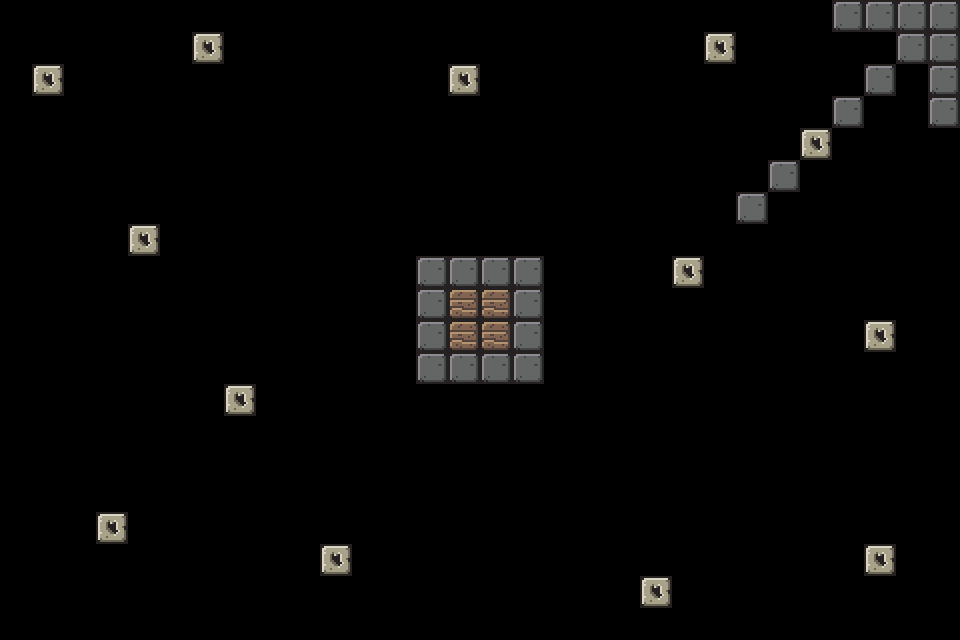

This game map was drawn from its Tiled (.tmx) file and the tilesets committed beside it. A one-line description and the full map source follow:
An orthogonal 30x20 tile map with 32x32 px tiles, 4 tile layers (Background, Platform, Snare, Target).

<map version="1.2" tiledversion="1.2.3" orientation="orthogonal" renderorder="left-down" width="30" height="20" tilewidth="32" tileheight="32" infinite="0" nextlayerid="7" nextobjectid="1">
 <tileset firstgid="1" source="testPlatform.tsx" />
 <layer id="1" name="Background" width="30" height="20">
  <data encoding="csv">
0,0,0,0,0,0,0,0,0,0,0,0,0,0,0,0,0,0,0,0,0,0,0,0,0,0,29,29,29,29,
0,0,0,0,0,0,0,0,0,0,0,0,0,0,0,0,0,0,0,0,0,0,0,0,0,0,0,0,29,29,
0,0,0,0,0,0,0,0,0,0,0,0,0,0,0,0,0,0,0,0,0,0,0,0,0,0,0,29,0,29,
0,0,0,0,0,0,0,0,0,0,0,0,0,0,0,0,0,0,0,0,0,0,0,0,0,0,29,0,0,29,
0,0,0,0,0,0,0,0,0,0,0,0,0,0,0,0,0,0,0,0,0,0,0,0,0,29,0,0,0,0,
0,0,0,0,0,0,0,0,0,0,0,0,0,0,0,0,0,0,0,0,0,0,0,0,29,0,0,0,0,0,
0,0,0,0,0,0,0,0,0,0,0,0,0,0,0,0,0,0,0,0,0,0,0,29,0,0,0,0,0,0,
0,0,0,0,0,0,0,0,0,0,0,0,0,0,0,0,0,0,0,0,0,0,0,0,0,0,0,0,0,0,
0,0,0,0,0,0,0,0,0,0,0,0,0,0,0,0,0,0,0,0,0,0,0,0,0,0,0,0,0,0,
0,0,0,0,0,0,0,0,0,0,0,0,0,0,26,26,0,0,0,0,0,0,0,0,0,0,0,0,0,0,
0,0,0,0,0,0,0,0,0,0,0,0,0,0,26,26,0,0,0,0,0,0,0,0,0,0,0,0,0,0,
0,0,0,0,0,0,0,0,0,0,0,0,0,0,0,0,0,0,0,0,0,0,0,0,0,0,0,0,0,0,
0,0,0,0,0,0,0,0,0,0,0,0,0,0,0,0,0,0,0,0,0,0,0,0,0,0,0,0,0,0,
0,0,0,0,0,0,0,0,0,0,0,0,0,0,0,0,0,0,0,0,0,0,0,0,0,0,0,0,0,0,
0,0,0,0,0,0,0,0,0,0,0,0,0,0,0,0,0,0,0,0,0,0,0,0,0,0,0,0,0,0,
0,0,0,0,0,0,0,0,0,0,0,0,0,0,0,0,0,0,0,0,0,0,0,0,0,0,0,0,0,0,
0,0,0,0,0,0,0,0,0,0,0,0,0,0,0,0,0,0,0,0,0,0,0,0,0,0,0,0,0,0,
0,0,0,0,0,0,0,0,0,0,0,0,0,0,0,0,0,0,0,0,0,0,0,0,0,0,0,0,0,0,
0,0,0,0,0,0,0,0,0,0,0,0,0,0,0,0,0,0,0,0,0,0,0,0,0,0,0,0,0,0,
0,0,0,0,0,0,0,0,0,0,0,0,0,0,0,0,0,0,0,0,0,0,0,0,0,0,0,0,0,0
</data>
 </layer>
 <layer id="2" name="Platform" width="30" height="20">
  <data encoding="csv">
0,0,0,0,0,0,0,0,0,0,0,0,0,0,0,0,0,0,0,0,0,0,0,0,0,0,0,0,0,0,
0,0,0,0,0,0,0,0,0,0,0,0,0,0,0,0,0,0,0,0,0,0,0,0,0,0,0,0,0,0,
0,0,0,0,0,0,0,0,0,0,0,0,0,0,0,0,0,0,0,0,0,0,0,0,0,0,0,0,0,0,
0,0,0,0,0,0,0,0,0,0,0,0,0,0,0,0,0,0,0,0,0,0,0,0,0,0,0,0,0,0,
0,0,0,0,0,0,0,0,0,0,0,0,0,0,0,0,0,0,0,0,0,0,0,0,0,0,0,0,0,0,
0,0,0,0,0,0,0,0,0,0,0,0,0,0,0,0,0,0,0,0,0,0,0,0,0,0,0,0,0,0,
0,0,0,0,0,0,0,0,0,0,0,0,0,0,0,0,0,0,0,0,0,0,0,0,0,0,0,0,0,0,
0,0,0,0,0,0,0,0,0,0,0,0,0,0,0,0,0,0,0,0,0,0,0,0,0,0,0,0,0,0,
0,0,0,0,0,0,0,0,0,0,0,0,0,29,29,29,29,0,0,0,0,0,0,0,0,0,0,0,0,0,
0,0,0,0,0,0,0,0,0,0,0,0,0,29,0,0,29,0,0,0,0,0,0,0,0,0,0,0,0,0,
0,0,0,0,0,0,0,0,0,0,0,0,0,29,0,0,29,0,0,0,0,0,0,0,0,0,0,0,0,0,
0,0,0,0,0,0,0,0,0,0,0,0,0,29,29,29,29,0,0,0,0,0,0,0,0,0,0,0,0,0,
0,0,0,0,0,0,0,0,0,0,0,0,0,0,0,0,0,0,0,0,0,0,0,0,0,0,0,0,0,0,
0,0,0,0,0,0,0,0,0,0,0,0,0,0,0,0,0,0,0,0,0,0,0,0,0,0,0,0,0,0,
0,0,0,0,0,0,0,0,0,0,0,0,0,0,0,0,0,0,0,0,0,0,0,0,0,0,0,0,0,0,
0,0,0,0,0,0,0,0,0,0,0,0,0,0,0,0,0,0,0,0,0,0,0,0,0,0,0,0,0,0,
0,0,0,0,0,0,0,0,0,0,0,0,0,0,0,0,0,0,0,0,0,0,0,0,0,0,0,0,0,0,
0,0,0,0,0,0,0,0,0,0,0,0,0,0,0,0,0,0,0,0,0,0,0,0,0,0,0,0,0,0,
0,0,0,0,0,0,0,0,0,0,0,0,0,0,0,0,0,0,0,0,0,0,0,0,0,0,0,0,0,0,
0,0,0,0,0,0,0,0,0,0,0,0,0,0,0,0,0,0,0,0,0,0,0,0,0,0,0,0,0,0
</data>
 </layer>
 <layer id="4" name="Snare" width="30" height="20">
  <data encoding="csv">
0,0,0,0,0,0,0,0,0,0,0,0,0,0,0,0,0,0,0,0,0,0,0,0,0,0,0,0,0,0,
0,0,0,0,0,0,3,0,0,0,0,0,0,0,0,0,0,0,0,0,0,0,3,0,0,0,0,0,0,0,
0,3,0,0,0,0,0,0,0,0,0,0,0,0,3,0,0,0,0,0,0,0,0,0,0,0,0,0,0,0,
0,0,0,0,0,0,0,0,0,0,0,0,0,0,0,0,0,0,0,0,0,0,0,0,0,0,0,0,0,0,
0,0,0,0,0,0,0,0,0,0,0,0,0,0,0,0,0,0,0,0,0,0,0,0,0,3,0,0,0,0,
0,0,0,0,0,0,0,0,0,0,0,0,0,0,0,0,0,0,0,0,0,0,0,0,0,0,0,0,0,0,
0,0,0,0,0,0,0,0,0,0,0,0,0,0,0,0,0,0,0,0,0,0,0,0,0,0,0,0,0,0,
0,0,0,0,3,0,0,0,0,0,0,0,0,0,0,0,0,0,0,0,0,0,0,0,0,0,0,0,0,0,
0,0,0,0,0,0,0,0,0,0,0,0,0,0,0,0,0,0,0,0,0,3,0,0,0,0,0,0,0,0,
0,0,0,0,0,0,0,0,0,0,0,0,0,0,0,0,0,0,0,0,0,0,0,0,0,0,0,0,0,0,
0,0,0,0,0,0,0,0,0,0,0,0,0,0,0,0,0,0,0,0,0,0,0,0,0,0,0,3,0,0,
0,0,0,0,0,0,0,0,0,0,0,0,0,0,0,0,0,0,0,0,0,0,0,0,0,0,0,0,0,0,
0,0,0,0,0,0,0,3,0,0,0,0,0,0,0,0,0,0,0,0,0,0,0,0,0,0,0,0,0,0,
0,0,0,0,0,0,0,0,0,0,0,0,0,0,0,0,0,0,0,0,0,0,0,0,0,0,0,0,0,0,
0,0,0,0,0,0,0,0,0,0,0,0,0,0,0,0,0,0,0,0,0,0,0,0,0,0,0,0,0,0,
0,0,0,0,0,0,0,0,0,0,0,0,0,0,0,0,0,0,0,0,0,0,0,0,0,0,0,0,0,0,
0,0,0,3,0,0,0,0,0,0,0,0,0,0,0,0,0,0,0,0,0,0,0,0,0,0,0,0,0,0,
0,0,0,0,0,0,0,0,0,0,3,0,0,0,0,0,0,0,0,0,0,0,0,0,0,0,0,3,0,0,
0,0,0,0,0,0,0,0,0,0,0,0,0,0,0,0,0,0,0,0,3,0,0,0,0,0,0,0,0,0,
0,0,0,0,0,0,0,0,0,0,0,0,0,0,0,0,0,0,0,0,0,0,0,0,0,0,0,0,0,0
</data>
 </layer>
 <layer id="5" name="Target" width="30" height="20">
  <data encoding="csv">
0,0,0,0,0,0,0,0,0,0,0,0,0,0,0,0,0,0,0,0,0,0,0,0,0,0,0,0,0,0,
0,0,0,0,0,0,0,0,0,0,0,0,0,0,0,0,0,0,0,0,0,0,0,0,0,0,0,0,0,0,
0,0,0,0,0,0,0,0,0,0,0,0,0,0,0,0,0,0,0,0,0,0,0,0,0,0,0,0,0,0,
0,0,0,0,0,0,0,0,0,0,0,0,0,0,0,0,0,0,0,0,0,0,0,0,0,0,0,0,0,0,
0,0,0,0,0,0,0,0,0,0,0,0,0,0,0,0,0,0,0,0,0,0,0,0,0,0,0,0,0,0,
0,0,0,0,0,0,0,0,0,0,0,0,0,0,0,0,0,0,0,0,0,0,0,0,0,0,0,0,0,0,
0,0,0,0,0,0,0,0,0,0,0,0,0,0,0,0,0,0,0,0,0,0,0,0,0,0,0,0,0,0,
0,0,0,0,0,0,0,0,0,0,0,0,0,0,0,0,0,0,0,0,0,0,0,0,0,0,0,0,0,0,
0,0,0,0,0,0,0,0,0,0,0,0,0,0,0,0,0,0,0,0,0,0,0,0,0,0,0,0,0,0,
0,0,0,0,0,0,0,0,0,0,0,0,0,0,4,4,0,0,0,0,0,0,0,0,0,0,0,0,0,0,
0,0,0,0,0,0,0,0,0,0,0,0,0,0,4,4,0,0,0,0,0,0,0,0,0,0,0,0,0,0,
0,0,0,0,0,0,0,0,0,0,0,0,0,0,0,0,0,0,0,0,0,0,0,0,0,0,0,0,0,0,
0,0,0,0,0,0,0,0,0,0,0,0,0,0,0,0,0,0,0,0,0,0,0,0,0,0,0,0,0,0,
0,0,0,0,0,0,0,0,0,0,0,0,0,0,0,0,0,0,0,0,0,0,0,0,0,0,0,0,0,0,
0,0,0,0,0,0,0,0,0,0,0,0,0,0,0,0,0,0,0,0,0,0,0,0,0,0,0,0,0,0,
0,0,0,0,0,0,0,0,0,0,0,0,0,0,0,0,0,0,0,0,0,0,0,0,0,0,0,0,0,0,
0,0,0,0,0,0,0,0,0,0,0,0,0,0,0,0,0,0,0,0,0,0,0,0,0,0,0,0,0,0,
0,0,0,0,0,0,0,0,0,0,0,0,0,0,0,0,0,0,0,0,0,0,0,0,0,0,0,0,0,0,
0,0,0,0,0,0,0,0,0,0,0,0,0,0,0,0,0,0,0,0,0,0,0,0,0,0,0,0,0,0,
0,0,0,0,0,0,0,0,0,0,0,0,0,0,0,0,0,0,0,0,0,0,0,0,0,0,0,0,0,0
</data>
 </layer>
</map>
